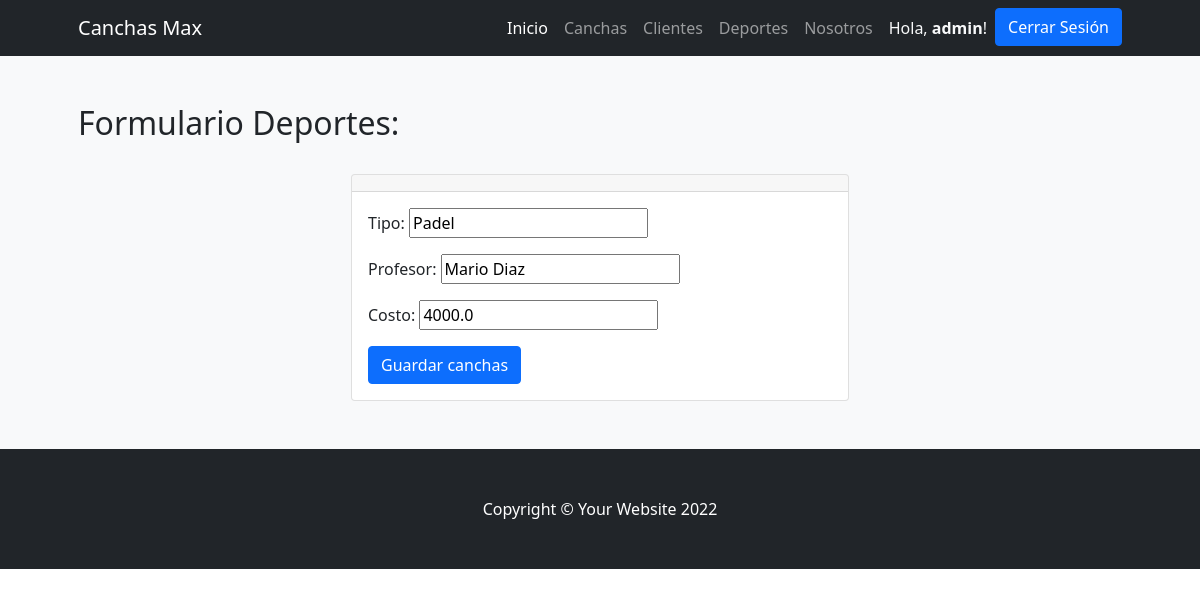
The app's page /entregableapp/editar_deporte/2 (signed in) with its own data.
### Entregable1App/models.py (models this page shows)
class Deporte(models.Model):
    tipo = models.CharField(max_length=30)
    profesor = models.CharField(max_length=30)
    costo = models.FloatField()

### Entregable1App/views.py (the view, shortened to what this page needs)
# urls.py: path('editar_deporte/<deporte_id>', editar_deporte, name="editar_deporte"),
def editar_deporte(request,deporte_id):
    deporte = Deporte.objects.get(id=deporte_id)
    formulario = DeportesFormulario(initial={"tipo":deporte.tipo, "profesor":deporte.profesor, "costo": deporte.costo})
    return render(request,"Entregable1App/formulario_Deportes.html",{"form":formulario})

### Entregable1App/forms.py
class DeportesFormulario(forms.Form):
    tipo = forms.CharField(max_length=30)
    profesor = forms.CharField(max_length=30)
    costo = forms.FloatField()

### Entregable1App/templates/Entregable1App/formulario_deportes.html (shortened to what this page needs)
{% extends 'Entregable1App/base.html' %}
{% block contenidopagina %}
<section class="bg-light py-5">
    <div class="container px-5">
        <h2>Formulario Deportes:</h2>
        <br>
        <div class="row gx-5 justify-content-center">
            <div class="col-lg-6">
                <div class="card">
                    <div class="card-header text-center">
                    </div>
                    <div class="card-body">
                        <form action="" method="post">
                            {{ form.as_p }}
                            <input type="submit" class="btn btn-primary" value="Guardar canchas">
                        </form>
                    </div>
                </div>
            </div>
        </div>
    </div>
</section>
{% endblock %}

### Entregable1App/templates/Entregable1App/base.html (shortened to what this page needs)
{% load static %}
<!DOCTYPE html>
<html lang="es">
    <head>
        <link rel="stylesheet" href="https://cdn.jsdelivr.net/npm/bootstrap-icons@1.8.3/font/bootstrap-icons.css">
        <link href="{% static 'css/styles.css' %}" rel="stylesheet" />
    </head>
    <body>
        <nav class="navbar navbar-expand-lg navbar-dark bg-dark">
            <div class="container px-5">
                <a class="navbar-brand" href="{% url 'inicio' %}">Canchas Max</a>
                <div class="collapse navbar-collapse" id="navbarSupportedContent">
                    <ul class="navbar-nav ms-auto mb-2 mb-lg-0">
                        <li class="nav-item"><a class="nav-link active" aria-current="page" href="{% url 'inicio' %}">Inicio</a></li>
                        <li class="nav-item"><a class="nav-link" href="{% url 'canchas' %}">Canchas</a></li>
                        <li class="nav-item"><a class="nav-link" href="{% url 'clientes' %}">Clientes</a></li>
                        <li class="nav-item"><a class="nav-link" href="{% url 'deportes' %}">Deportes</a></li>
                        <li class="nav-item"><a class="nav-link" href="{% url 'acercade' %}">Nosotros</a></li>
                    {% if user.is_authenticated %}
                        <li class="nav-item"><p class="text-light my-2 mx-2">  Hola, <b>{{user.username}}</b>!</p></li>
                        <li class="nav-item"><a class="btn btn-primary" href="{% url 'logout' %}">Cerrar Sesión</a></li>
                    {% else %}
                        <li class="nav-item"><a class="btn btn-primary mx-2" href="{% url 'login' %}">Iniciar Sesión</a></li>
                        <li class="nav-item"><a class="btn btn-outline-primary" href="{% url 'register' %}">Registrarse</a></li>
                    {% endif %}
                    </ul>
                </div>
            </div>
        </nav>
        {% block contenidopagina %}
        {% endblock %}
        <footer class="py-5 bg-dark">
            <div class="container px-5"><p class="m-0 text-center text-white">Copyright &copy; Your Website 2022</p></div>
        </footer>
    </body>
</html>

### records on screen
Deporte: tipo "Padel", profesor "Mario Diaz", costo "4000.0"

### other values on screen
{{ user.username }} "admin"
